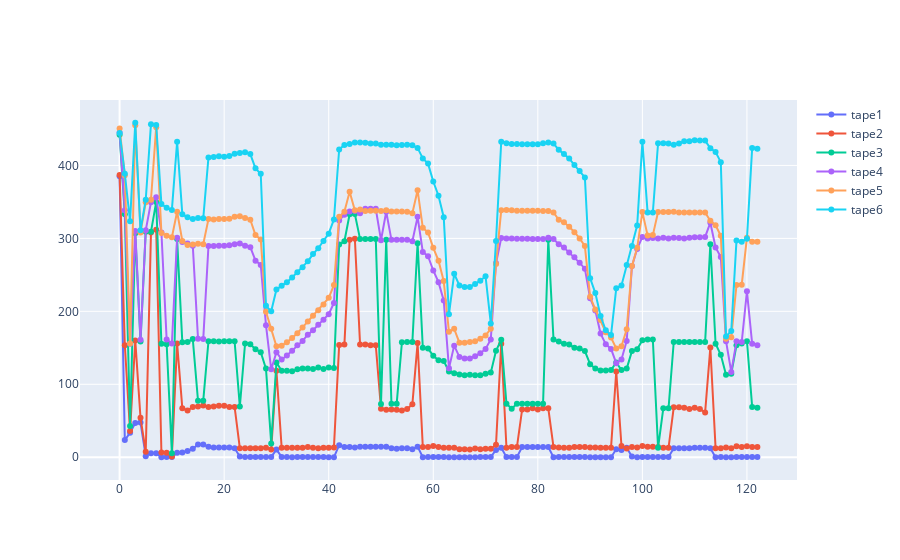
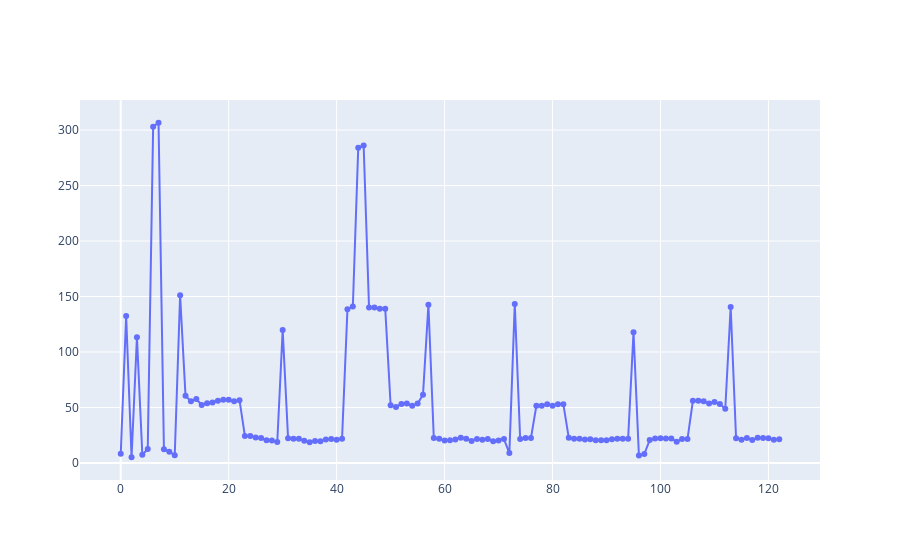
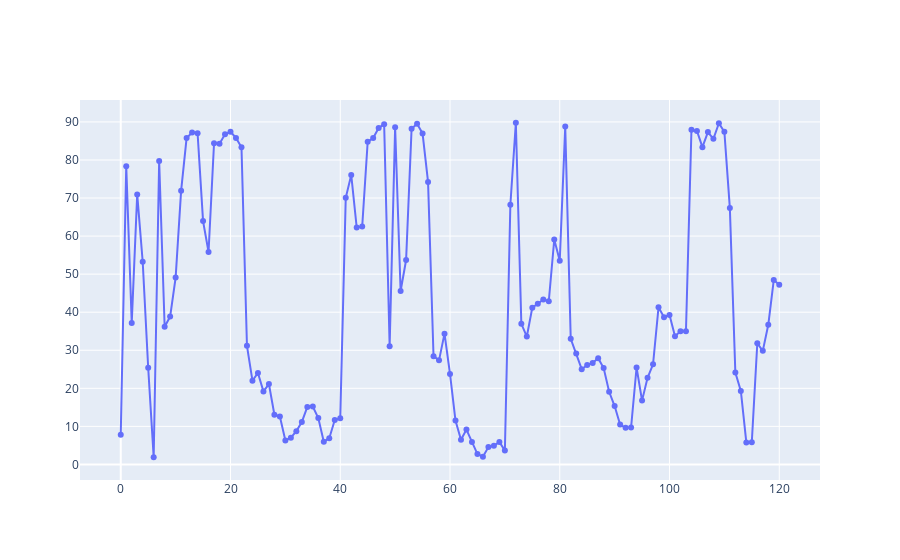
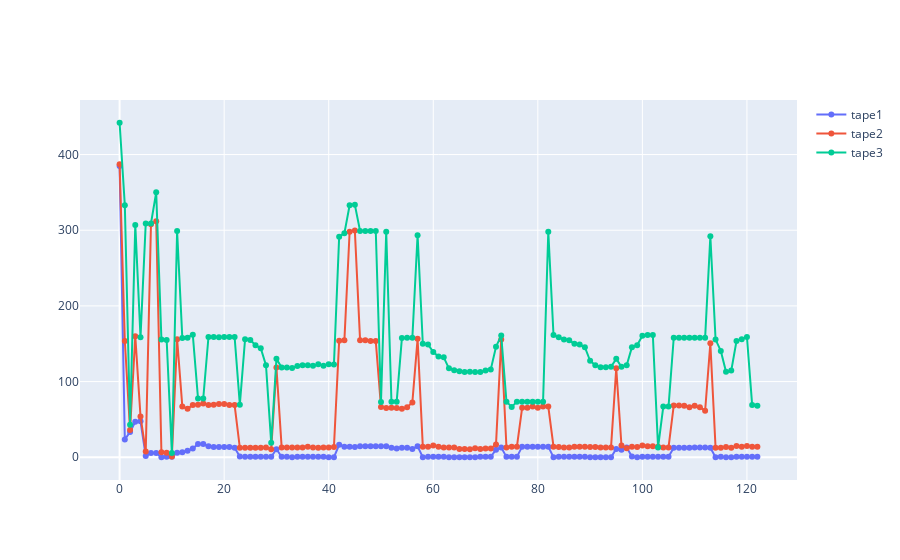

The notebook cell these images were saved under, in order:
### Code cell
import plotly.graph_objects as go






# Create traces
fig = go.Figure()
fig1 = go.Figure()
fig2 = go.Figure()
fig3 = go.Figure()
fig4 = go.Figure()
fig5 = go.Figure()
fig.add_trace(go.Scatter(y=y_points1,
                    mode='lines+markers',
                    name='tape1'))
fig.add_trace(go.Scatter(y=y_points2,
                    mode='lines+markers',
                    name='tape2'))
fig.add_trace(go.Scatter(y=y_points3,
                    mode='lines+markers',
                    name='tape3'))
fig.add_trace(go.Scatter(y=y_points4,
                    mode='lines+markers',
                    name='tape4'))
fig.add_trace(go.Scatter(y=y_points5,
                    mode='lines+markers',
                    name='tape5'))
fig.add_trace(go.Scatter(y=y_points6,
                    mode='lines+markers',
                    name='tape6'))
fig1.add_trace(go.Scatter(y=distance,
                    mode='lines+markers',
                    name='lines'))
fig2.add_trace(go.Scatter(y=angles,
                    mode='lines+markers',
                    name='angles'))
fig3.add_trace(go.Scatter(y=y_points1,
                    mode='lines+markers',
                    name='tape1'))
fig3.add_trace(go.Scatter(y=y_points2,
                    mode='lines+markers',
                    name='tape2'))
fig3.add_trace(go.Scatter(y=y_points3,
                    mode='lines+markers',
                    name='tape3'))
fig4.add_trace(go.Scatter(y=y_points1_avg,
                    mode='lines+markers',
                    name='tape1_avg'))
fig4.add_trace(go.Scatter(y=y_points2_avg,
                    mode='lines+markers',
                    name='tape2_avg'))
fig4.add_trace(go.Scatter(y=y_points3_avg,
                    mode='lines+markers',
                    name='tape3_avg'))
fig4.add_trace(go.Scatter(y=y_points4_avg,
                    mode='lines+markers',
                    name='tape4_avg'))
fig4.add_trace(go.Scatter(y=y_points5_avg,
                    mode='lines+markers',
                    name='tape5_avg'))
fig4.add_trace(go.Scatter(y=y_points6_avg,
                    mode='lines+markers',
                    name='tape6_avg'))
fig5.add_trace(go.Scatter(y=angles_avg,
                    mode='lines+markers',
                    name='angles_avg'))
#fig.add_trace(go.Scatter(x=random_x, y=random_y,mode='lines+markers',name='lines+markers'))


fig.show()
fig1.show()
fig2.show()
fig3.show()
fig4.show()
fig5.show()
